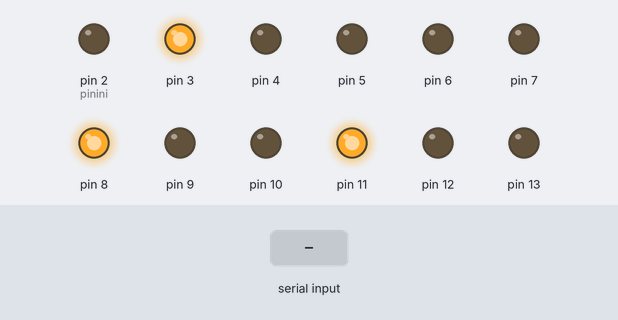
Recording of a sketch running on a simulated Arduino Uno, built with avr-gcc and run on an emulated ATmega328P. Parts: output pins drawn as LEDs (lit = HIGH). Inputs (shaded band) come from the test bench. What the sketch prints to the serial monitor is not drawn.

Above: at 1.2 s.
1.3 s: "90,45,200\n" received over Serial
13.5 s: "10\n" received over Serial
At 15.6 s:
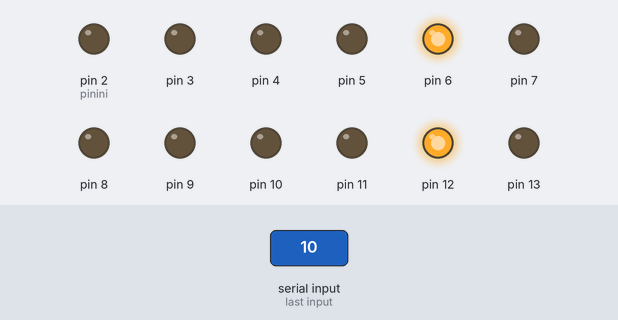
35.0 s: "30,150,10\n" received over Serial
At 38.8 s:
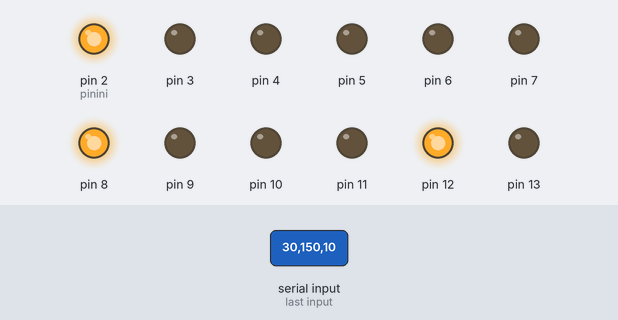
57.0 s: "200\n" received over Serial
62.0 s: "3\n" received over Serial
At 64.4 s:
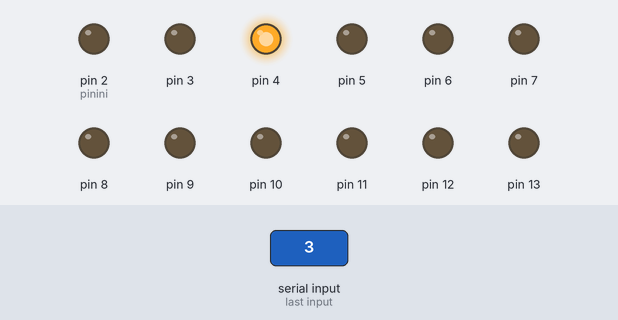
Timing chart, 0 to 83.5 s (numbered marks = the images above; inputs shaded):
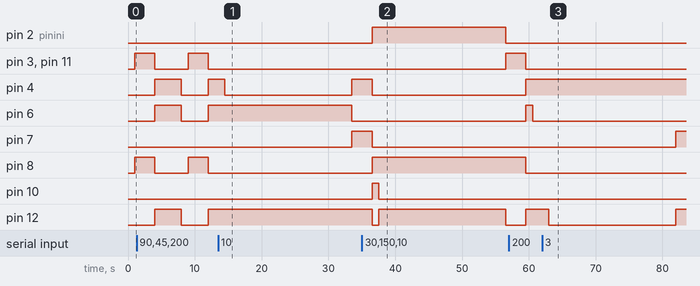

The sketch:

Semaforos_dev.ino
```cpp
//Definir pines de los LEDs de cada semáforo

int green = 0;
int yellow =1;
int red = 2;
int blue = 3;
int pinini = 2;                                                         // pin inicial
int salt = 4;                                                           // cada 4 salta el seguent semàfor
int SEM1 = 0;
int SEM2 = 1;
int SEM3 = 2;

int SEM_p[3] = {0,0,0};                                                //quin semàfor parpadeja (1,2,3)
int SEM_lp[3][4] = {{0,0,0,0}, {0,0,0,0}, {0,0,0,0}};                  //quin color dels semàfors parpadeja (g,y,r,b)


int count = 13;                                                        // contador
int estat = 0;                                                         // estat en el que ens trobem

void changeSem(int sem, int g, int y, int r, int b) {                  // variable on elegim el semàfor i el color del red (parpadeja
        if (g)
          digitalWrite(pinini+salt*sem+green, g && (count % 2));       //encenem (2+4* numero del semàford+ pin del led verd) l'encenem nomès els numeros parells del contador ex( 2+4+0*2, HIGH nombres parells) = semàford 1 pin (2+0+0)= 2 (pin 2 és el pin del verd)
        if (y)
          digitalWrite(pinini+salt*sem+yellow,y && (count % 2));
        if (r)
          digitalWrite(pinini+salt*sem+red,r && (count % 2));
        if (b)
          digitalWrite(pinini+salt*sem+blue,b && (count % 2));
}

void clean_arrays(){                                                  //funció per posar les arrays a 0
  for (int i=0; i < 3; i++){                                          // i=0( estat inicial) i més petita que 3 (condició) i++ (finalització)  recorre tots els semàfors
    for (int j=0; j < 4; j++)                                         //  j=0 (estat inicial) j més petita que 4 (condició) j++ (finalització) recorre tots els colors del semàfor
      SEM_lp[i][j] = 0;                                               // SEM_lp [i][j] posar el color j del semàfor i a 0
    SEM_p[i] = 0;                                                     // SEM_p[i] = 0  semàfor i a 0
  }
}

void setup () {

    for ( int i = pinini; i<=13; i++){                                // i = pin inicial (2) (inicialització) si la i és més petita o igual que 13 (condició) i++ (finaalització)
      pinMode(i,OUTPUT);                                              // totes les i ( del pin 2 al 13 ) són sortides
      digitalWrite(i, LOW);                                           //podem totes les sortides (leds) apagats
    }

   Serial.begin(9600);                                                //Iniciar puerto serial a 9600 baudios por segundo

}

void loop () {
    //Serial.print(count);                                               // veiem per quin numero va el contador per el serial
    //Serial.println(";");
    String s1 = String(digitalRead(pinini+salt*SEM1+green)) +                            // semàfor 1 amb els seus corresponens pins (2-5) s'encendran o s'apagaran
        String(digitalRead(pinini+salt*SEM1+yellow)) +
        String(digitalRead(pinini+salt*SEM1+red)) +
        String(digitalRead(pinini+salt*SEM1+blue));
    String s2 = String(digitalRead(pinini+salt*SEM2+green)) +                            // semàfor 1 amb els seus corresponens pins (2-5) s'encendran o s'apagaran
        String(digitalRead(pinini+salt*SEM2+yellow)) +
        String(digitalRead(pinini+salt*SEM2+red)) +
        String(digitalRead(pinini+salt*SEM2+blue));
    Serial.println("1" + s1 + "/" + "2" + s2);


    //int bytes1 = Serial.write(s1);
    //int bytes = Serial.write(s2);
//escrivim ; per diferenciar els numeros ex: 1;2;3....
   String s = Serial.readString();
   if (s != "") {  // si s és diferent de res

      int sem = s.substring(0,1).toInt() - 1;                          // agafar un caràter com string i posar-lo com un numero,  (-1) nomenclatura interna del semàfor ex: semàfor1 = sem 0
      int g = s.substring(1,2).toInt();                                //(1,2) de la posició 1 inclosa a la 2 exclosa = a 1
      int y = s.substring(2,3).toInt();
      int r = s.substring(3,4).toInt();
      int b = s.substring(4,5).toInt();

      Serial.print("\n");                                              // saltar de linea
      Serial.print(sem);                                               // printar per el serial el sem
      Serial.print(g);                                                 // printar per el serial el led verd
      Serial.print(y);                                                 // printar per el serial el led groc
      Serial.print(r);                                                 // printar per el serial el led vermell
      Serial.print(b);
      bool second = false;

      int sem2;
      int g2;
      int y2;
      int r2;
      int b2;
      if (s.length() == 10){
         Serial.print("dos");
         second = true;
         Serial.print("\n");
         sem2 = s.substring(5,6).toInt() - 1;                          // agafar un caràter com string i posar-lo com un numero,  (-1) nomenclatura interna del semàfor ex: semàfor1 = sem 0
         g2 = s.substring(6,7).toInt();                                //(1,2) de la posició 1 inclosa a la 2 exclosa = a 1
         y2 = s.substring(7,8).toInt();
         r2 = s.substring(8,9).toInt();
         b2 = s.substring(9,10).toInt();
         Serial.print(sem2);                                               // printar per el serial el sem
         Serial.print(g2);                                                 // printar per el serial el led verd
         Serial.print(y2);                                                 // printar per el serial el led groc
         Serial.print(r2);                                                 // printar per el serial el led vermell
         Serial.print(b2);
         Serial.print("\n");

         Serial.print("\n");                                              // saltar de linea
         Serial.print(sem2);                                               // printar per el serial el sem
         Serial.print(g2);                                                 // printar per el serial el led verd
         Serial.print(y2);                                                 // printar per el serial el led groc
         Serial.print(r2);                                                 // printar per el serial el led vermell
         Serial.print(b2);
      }
                                                     // printar per el serial el led blau


      if (sem == 3){                                                    //  ?????
        count = 13;                                                     // que el contador conti fins a 13
      } else {
        if (g == 1 || g == 0)                                           // si el led verd éstà encès o apagat
          digitalWrite(pinini+salt*sem+green, g);                       // encenc/apago el led verd
        else if (g == 2){                                               // sino si el led verd parpadeja
          SEM_lp[sem][green] = 1;                                       // semàfor que sigui (en aquesdt cas el 1) el colro verd
          SEM_p[sem] = 1;                                               // que parpadegi
        }

        if (y == 1 || y == 0)
          digitalWrite(pinini+salt*sem+yellow,y);
        else if (y == 2){
          SEM_lp[sem][yellow] = 1;
          SEM_p[sem] = 1;
        }

        if (r == 1 || r == 0)
          digitalWrite(pinini+salt*sem+red,r);
        else if (r == 2){
          SEM_lp[sem][red] = 1;
          SEM_p[sem] = 1;
        }

        if (b == 1 || b == 0)
          digitalWrite(pinini+salt*sem+blue,b);
        else if (b == 2){
          SEM_lp[sem][blue] = 1;
          SEM_p[sem] = 1;
        }

        if (second==true) {
          Serial.print("in");
          if (g2 == 1 || g2 == 0)                                           // si el led verd éstà encès o apagat
            digitalWrite(pinini+salt*sem2+green, g2);                       // encenc/apago el led verd
          else if (g2 == 2){                                               // sino si el led verd parpadeja
            SEM_lp[sem2][green] = 1;                                       // semàfor que sigui (en aquesdt cas el 1) el colro verd
            SEM_p[sem2] = 1;                                               // que parpadegi
          }

          if (y2 == 1 || y2 == 0)
            digitalWrite(pinini+salt*sem2+yellow,y2);
          else if (y2 == 2){
            SEM_lp[sem2][yellow] = 1;
            SEM_p[sem2] = 1;
          }

          if (r2 == 1 || r2 == 0)
            digitalWrite(pinini+salt*sem2+red,r2);
          else if (r2 == 2){
            SEM_lp[sem2][red] = 1;
            SEM_p[sem2] = 1;
          }

          if (b2 == 1 || b2 == 0)
            digitalWrite(pinini+salt*sem2+blue,b2);
          else if (b2 == 2){
            SEM_lp[sem2][blue] = 1;
            SEM_p[sem2] = 1;
          }
        }
        count = -5;                                                        // contador canviarà quan conti fins a 30
      }


   }
   else if (count == 13) {                                                   // si el contador arriba a 13
      clean_arrays();                                                        // és posen a 0 les arrays
      if (estat == 0){                                                       // si l'estat és 0
        //Serial.print("estat 0");
        digitalWrite(pinini+salt*SEM1+green, LOW);                           // semàfor 1 amb els seus corresponens pins (2-5) s'encendran o s'apagaran
        digitalWrite(pinini+salt*SEM1+yellow,HIGH);
        digitalWrite(pinini+salt*SEM1+red,LOW);
        digitalWrite(pinini+salt*SEM1+blue,LOW);

        digitalWrite(pinini+salt*SEM3+green, LOW);                            // semàfor 3 amb els seus corresponens pins (2-5) s'encendran o s'apagaran
        digitalWrite(pinini+salt*SEM3+yellow,HIGH);
        digitalWrite(pinini+salt*SEM3+red,LOW);
        digitalWrite(pinini+salt*SEM3+blue,LOW);

        digitalWrite(pinini+salt*SEM2+green, LOW);                             // semàfor 2 amb els seus corresponens pins (2-5) s'encendran o s'apagaran
        digitalWrite(pinini+salt*SEM2+yellow,LOW);
        digitalWrite(pinini+salt*SEM2+red,HIGH);
        digitalWrite(pinini+salt*SEM2+blue,LOW);

String s1 = String(digitalRead(pinini+salt*SEM1+green)) +                            // semàfor 1 amb els seus corresponens pins (2-5) s'encendran o s'apagaran
        String(digitalRead(pinini+salt*SEM1+yellow)) +
        String(digitalRead(pinini+salt*SEM1+red)) +
        String(digitalRead(pinini+salt*SEM1+blue));
    String s2 = String(digitalRead(pinini+salt*SEM2+green)) +                            // semàfor 1 amb els seus corresponens pins (2-5) s'encendran o s'apagaran
        String(digitalRead(pinini+salt*SEM2+yellow)) +
        String(digitalRead(pinini+salt*SEM2+red)) +
        String(digitalRead(pinini+salt*SEM2+blue));
    Serial.println("1" + s1 + "/" + "2" + s2);
        delay (3000);                                                           // retard de 3 segons


        digitalWrite(pinini+salt*SEM1+yellow,LOW);                              // led groc del semàford 1 s'apagarà
        digitalWrite(pinini+salt*SEM1+red,HIGH);                                // led vermell del semàford 1 s'encendrà


        digitalWrite(pinini+salt*SEM3+yellow,LOW);                              // led groc del semàford 3 s'apagarà
        digitalWrite(pinini+salt*SEM3+red,HIGH);                                // led vermell del semàford 3 s'encendrà

        digitalWrite(pinini+salt*SEM2+green, HIGH);                             // led verd del semàford 2 s'encendrà
        digitalWrite(pinini+salt*SEM2+red,LOW);                                 // led vermell del semàford 2 s'apagarà

        count=0;                                                                // posem el contador a 0

        estat=1;                                                                 // canviem l'estat a 1


      }
      else if ( estat==1){
        //Serial.print("estat 1");
        digitalWrite(pinini+salt*SEM2+green, LOW);
        digitalWrite(pinini+salt*SEM2+yellow,HIGH);
        digitalWrite(pinini+salt*SEM2+red,LOW);
        digitalWrite(pinini+salt*SEM2+blue,LOW);

        digitalWrite(pinini+salt*SEM1+green, LOW);
        digitalWrite(pinini+salt*SEM1+yellow,LOW);
        digitalWrite(pinini+salt*SEM1+red,HIGH);
        digitalWrite(pinini+salt*SEM1+blue,LOW);

        digitalWrite(pinini+salt*SEM3+green, LOW);
        digitalWrite(pinini+salt*SEM3+yellow,LOW);
        digitalWrite(pinini+salt*SEM3+red,HIGH);
        digitalWrite(pinini+salt*SEM3+blue,LOW);

    String s1 = String(digitalRead(pinini+salt*SEM1+green)) +                            // semàfor 1 amb els seus corresponens pins (2-5) s'encendran o s'apagaran
        String(digitalRead(pinini+salt*SEM1+yellow)) +
        String(digitalRead(pinini+salt*SEM1+red)) +
        String(digitalRead(pinini+salt*SEM1+blue));
    String s2 = String(digitalRead(pinini+salt*SEM2+green)) +                            // semàfor 1 amb els seus corresponens pins (2-5) s'encendran o s'apagaran
        String(digitalRead(pinini+salt*SEM2+yellow)) +
        String(digitalRead(pinini+salt*SEM2+red)) +
        String(digitalRead(pinini+salt*SEM2+blue));
    Serial.println("1" + s1 + "/" + "2" + s2);

        delay (3000);


        digitalWrite(pinini+salt*SEM2+yellow,LOW);
        digitalWrite(pinini+salt*SEM2+red,HIGH);

        digitalWrite(pinini+salt*SEM1+green, HIGH);
        digitalWrite(pinini+salt*SEM1+red,LOW);


        digitalWrite(pinini+salt*SEM3+green, HIGH);
        digitalWrite(pinini+salt*SEM3+red,LOW);

        count=0;

        estat=0;

      }

   }
   else {
    if (SEM_p[SEM1]){                                                                              //si el semàfor 1 ha de parpadejà aleshores
      changeSem(SEM1, SEM_lp[SEM1][0], SEM_lp[SEM1][1], SEM_lp[SEM1][2], SEM_lp[SEM1][3]);         //fes parpadejà els color que facin falta
    } if (SEM_p[SEM2]){
      changeSem(SEM2, SEM_lp[SEM2][0], SEM_lp[SEM2][1], SEM_lp[SEM2][2], SEM_lp[SEM2][3]);
    } if (SEM_p[SEM3]) {
      changeSem(SEM3, SEM_lp[SEM3][0], SEM_lp[SEM3][1], SEM_lp[SEM3][2], SEM_lp[SEM3][3]);
    }
    count++;                                                                                        // sumem el contador
   }
}

//primer numero és el semàfor, els altres 4 són els leds(green ,yellow, red, blue, en aquest ordre), el 0 significa parat i el 1 encès i el 2 parpadeja
//ex: 10201 semàfor 1, el verd i el vermell parat, el groc parpadeja i el blau encès.
```

Measured:
- after the input at 13.5 s, pin 2 (pinini), pin 8, pin 10: stays LOW (without the input it goes to HIGH after 15.5 s); pin 4: HIGH → LOW after 1.0 s instead of 15.5 s; pin 6: HIGH → LOW after 20.0 s instead of 12.5 s; pin 12: stays HIGH (without the input it goes to LOW after 15.5 s)
- after the input at 35.0 s, pin 4: goes on until 36.5 s, then stays LOW; pin 6: stays LOW (without the input it goes to HIGH after 18.5 s); pin 8: goes on until 36.5 s, then stays HIGH
- after the input at 62.0 s, pin 2 (pinini), pin 8, pin 10: stays LOW (without the input it goes to HIGH after 20.6 s); pin 4: stays HIGH (without the input it goes to LOW after 20.6 s); pin 12: HIGH → LOW after 1.0 s instead of 20.6 s
